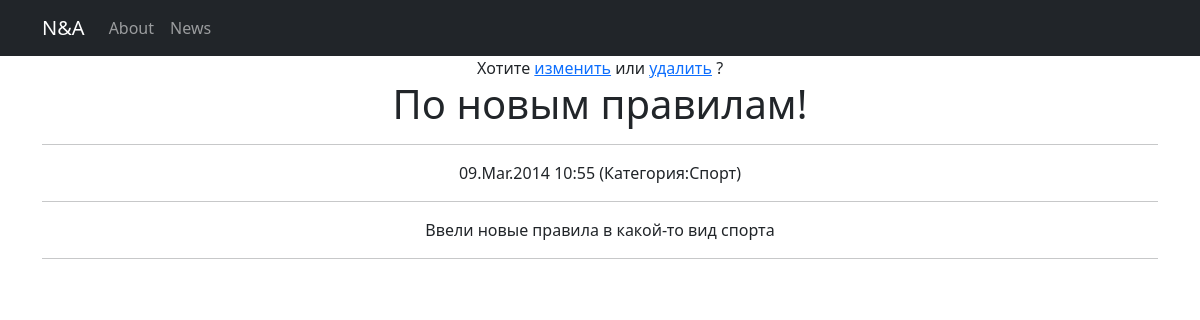
Screenshot of /news/1 with the database file from the repository.
### simpleapp/models.py (models this page shows, shortened)
class News(models.Model):
    name = models.CharField(
        max_length=128,
        unique=True,
    )
    text = models.TextField()
    amount_of_pages = models.IntegerField(
        validators=[MinValueValidator(0)],
    )
    category = models.ForeignKey(
        to='Category',
        on_delete=models.CASCADE,
        related_name='posts'
    )
    date = models.DateTimeField(default=datetime.now())

class Category(models.Model):
    name = models.CharField(max_length=100, unique=True)

### simpleapp/views.py (the view)
# urls.py: path('<int:pk>', NewsDetail.as_view()),
class NewsDetail(DetailView):
    model = News
    text = News.text
    template_name = 'post.html'
    context_object_name = 'post'

### simpleapp/templates/custom_filters.py (called while the page is built)
@register.filter()
def censor(text):
    if not isinstance(text, str):
        raise StrException
    else:
        t = text.split(' ')
        for i, b in enumerate(t):
            if b.lower() in WORD_LIST:
                t[i] = b[0] + '*' * int(len(b) - 1)
        return " ".join(t)

### templates/post.html (shortened to what this page needs)
{% extends 'flatpages/default.html' %}
{% load custom_filters %}
{% load custom_tags %}
{% block content %}
Хотите
<a href='http://127.0.0.1:8000/news/{{post.id}}/update'>изменить</a>
или
<a href='http://127.0.0.1:8000/news/{{post.id}}/delete'>удалить</a>
?
<h1>{{ post.name|censor }}</h1>
<hr>
{{ post.date|date:'d.M.Y' }}
{{ post.date|time:'H:i' }}
(Категория:{{ post.category.name }})
<hr>
{{ post.text|censor }}
{% endblock content %}

### rows the page displays
News: name|censor "По новым правилам!", date "09.Mar.2014", date "10:55", category.name "Спорт", text|censor "Ввели новые правила в какой-то вид спорта"
